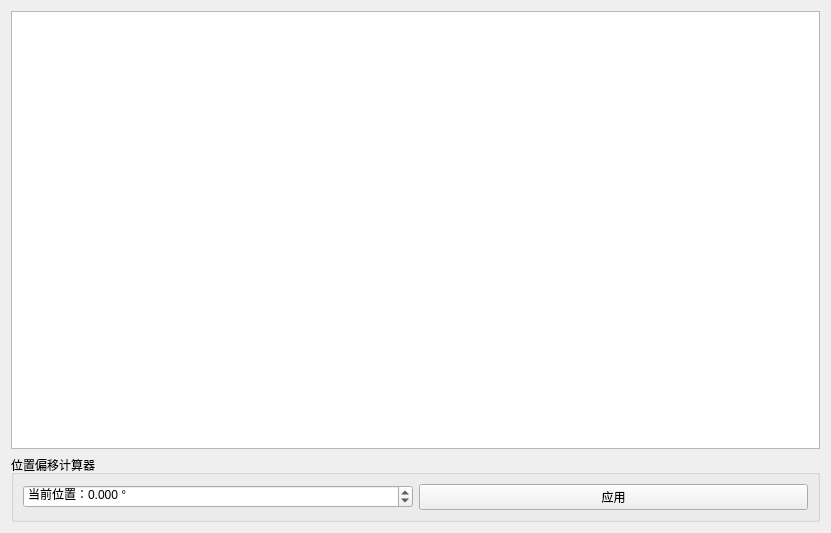
<?xml version="1.0" encoding="UTF-8"?>
<ui version="4.0">
 <class>PageControllers</class>
 <widget class="QWidget" name="PageControllers">
  <property name="geometry">
   <rect>
    <x>0</x>
    <y>0</y>
    <width>831</width>
    <height>533</height>
   </rect>
  </property>
  <property name="windowTitle">
   <string>Form</string>
  </property>
  <layout class="QVBoxLayout" name="verticalLayout">
   <item>
    <widget class="ParamTable" name="paramTab"/>
   </item>
   <item>
    <widget class="QGroupBox" name="groupBox">
     <property name="title">
      <string>位置偏移计算器</string>
     </property>
     <layout class="QHBoxLayout" name="horizontalLayout">
      <item>
       <widget class="QDoubleSpinBox" name="posOffsetBox">
        <property name="prefix">
         <string>当前位置：</string>
        </property>
        <property name="suffix">
         <string> °</string>
        </property>
        <property name="decimals">
         <number>3</number>
        </property>
        <property name="minimum">
         <double>-360.000000000000000</double>
        </property>
        <property name="maximum">
         <double>360.000000000000000</double>
        </property>
       </widget>
      </item>
      <item>
       <widget class="QPushButton" name="posOffsetApplyButton">
        <property name="text">
         <string>应用</string>
        </property>
        <property name="icon">
         <iconset resource="../res.qrc">
          <normaloff>:/res/+theme_light/icons/Download-96.png</normaloff>:/res/+theme_light/icons/Download-96.png</iconset>
        </property>
       </widget>
      </item>
     </layout>
    </widget>
   </item>
  </layout>
 </widget>
 <customwidgets>
  <customwidget>
   <class>ParamTable</class>
   <extends>QTableWidget</extends>
   <header>widgets/paramtable.h</header>
  </customwidget>
 </customwidgets>
 <resources>
  <include location="../res.qrc"/>
 </resources>
 <connections/>
</ui>
